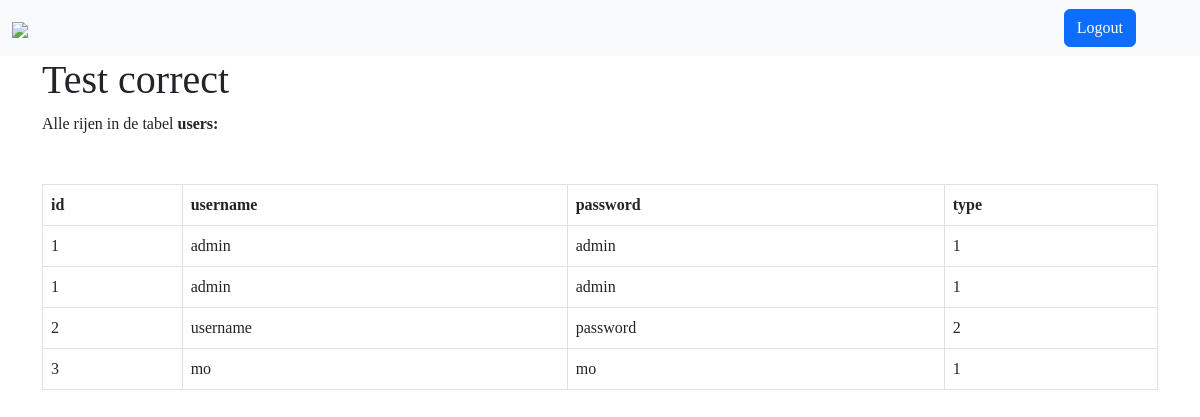
The app's page /create_user/, older data.
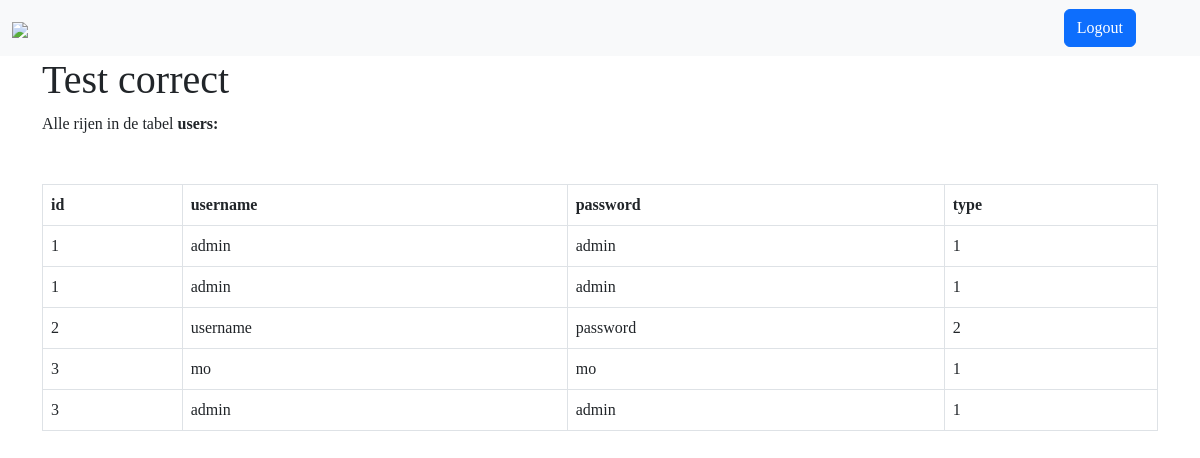
The same page, newer data.
### tables this page shows
CREATE TABLE users (id int,username varchar(255),password varchar(255),type int);

### app.py (the view)
@app.route("/create_user")
def create_page2():
    rows_type = dbm.get_table_content(table_name = 'users')
    return render_template("user.html", type=rows_type[0],)

### app.py (called while the page is built, shortened)
@app.route('/create_user/', methods=('GET', 'POST'))
def user():
    return table_content(table_name='users')

@app.route("/table_details/<table_name>",  methods=['GET', 'POST'])
def table_content(table_name=None):
    if not table_name:
        return "Missing table name", 400  # HTTP 400 = Bad Request
    else:
        print(session.get("type"))
        rows, column_names = dbm.get_table_content(table_name)
        leerdoelen = dbm.alle_leerdoelen()
        return render_template(
            "table_details.html", rows=rows, columns=column_names, table_name=table_name, leerdoelen=leerdoelen, type=session.get("type")
        )

### lib/tablemodel.py (called while the page is built)
    def alle_leerdoelen(self):
        cursor = sqlite3.connect(self.database_file).cursor()
        cursor.execute(f"SELECT id, leerdoel FROM leerdoelen")
        leerdoelen = cursor.fetchall()
        return leerdoelen

### templates/table_details.html (shortened to what this page needs)
<!DOCTYPE html>
<html lang="en">
<head>
  <link href="https://cdn.jsdelivr.net/npm/bootstrap@5.2.3/dist/css/bootstrap.min.css" rel="stylesheet">
  <link rel="stylesheet" href="../static/styling.css">
</head>
<body id="table">
  <nav class="navbar navbar-expand-lg bg-light">
    <div class="container-fluid">
      <a href="/" class="navbar-brand">
        <img src="https://www.test-correct.nl/hubfs/raw_assets/public/test-correct/images/testcorrect-logo.svg" class="nav__logo-large">
      </a>
        <ul class="navbar-nav pe-5">
          {% if type != 0 %}
          <li class="ps-1 pe-1 nav-item">
            <a class="btn btn-primary" aria-current="page" href="/logout">Logout</a>
          </li>
          {% endif %}
        </ul>
    </div>
  </nav>
<main>
    <div id="container" class="container">
    <h1>Test correct</h1>
    <p>Alle rijen in de tabel <b>{{ table_name }}:</b></p>
        <table class="table table-bordered table-hover mt-5">
            <thead>
            <tr>
                {% for column in columns %}
                <th>{{ column }}</th>
                {% endfor %}
            </tr>
            </thead>
            <tbody>
            {% for row in rows %}
            <tr>
                {% for field in row %}
                <td>{{ field }}</td>
                {% endfor %}
            </tr>
            {% endfor %}
            </tbody>
        </table>
    </div>
</main>
</body>
</html>

Row changes from the older to the newer data that the page shows:
added users: row "3" "1", username "admin", password "admin"
